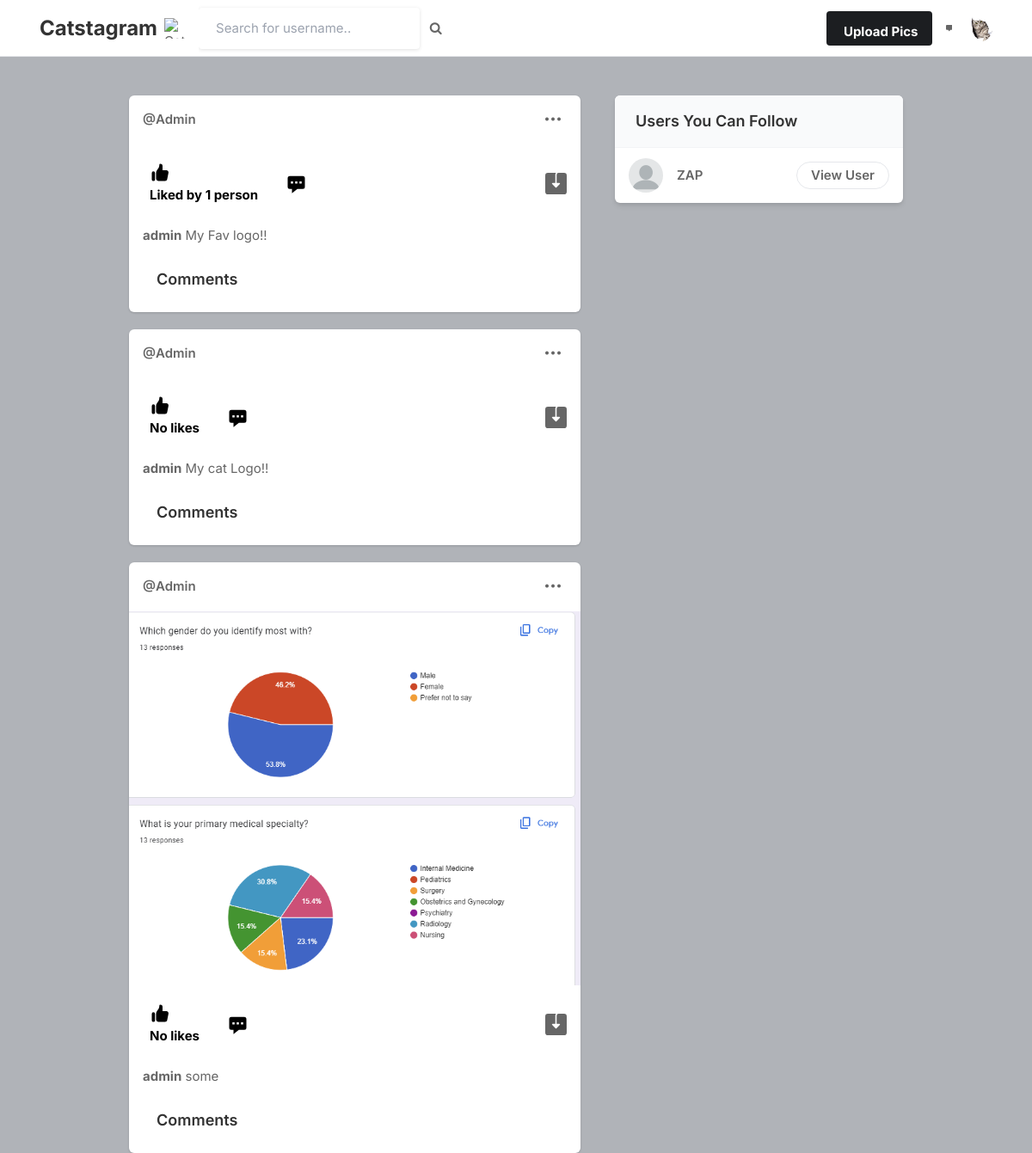
Screenshot of / (signed in) with the database file from the repository.
### core/models.py (models this page shows, shortened)
class Profile(models.Model):
    user = models.ForeignKey(User, on_delete=models.CASCADE)
    id_user = models.IntegerField()
    bio = models.TextField(blank=True)
    profileimg = models.ImageField(upload_to='profile_images', default='blank-profile-picture.png')
    location = models.CharField(max_length=100, blank=True)

class Post(models.Model):
    id = models.UUIDField(primary_key=True, default=uuid.uuid4)
    user = models.CharField(max_length=100)
    image = models.ImageField(upload_to='post_images')
    caption = models.TextField()
    created_at = models.DateTimeField(default=datetime.now)
    no_of_likes = models.IntegerField(default=0)

### core/views.py (the view)
# urls.py: path('', views.index, name='index'),
@login_required(login_url='signin')
def index(request):
        user_object = User.objects.get(username=request.user.username)
        user_profile = Profile.objects.get(user=user_object)
        user_following_list = []
        feed = []
        user_following = FollowersCount.objects.filter(follower=request.user.username)
        for users in user_following:
           user_following_list.append(users.user)
        for usernames in user_following_list:
            feed_lists = Post.objects.filter(user=usernames)
            feed.append(feed_lists)
        feed_list = list(chain(*feed))
        all_users = User.objects.all()
        user_following_all = []
        for user in user_following:
            user_list = User.objects.get(username=user.user)
            user_following_all.append(user_list)
        new_suggestions_list = [x for x in list(all_users) if (x not in list(user_following_all))]
        current_user = User.objects.filter(username=request.user.username)
        final_suggestions_list = [x for x in list(new_suggestions_list) if ( x not in list(current_user))]
        random.shuffle(final_suggestions_list)
        username_profile = []
        username_profile_list = []
        for users in final_suggestions_list:
            username_profile.append(users.id)
        for ids in username_profile:
            profile_lists = Profile.objects.filter(id_user=ids)
            username_profile_list.append(profile_lists)
        suggestions_username_profile_list = list(chain(*username_profile_list))
        posts = Post.objects.all()
        return render(request, 'index.html', {'user_profile': user_profile, 'posts':feed_list, 'suggestions_username_profile_list': suggestions_username_profile_list[:4]})

### templates/index.html (shortened to what this page needs)
{% load comments_xtd %}
{% load static %}
{% load comments %}
<!DOCTYPE html>
<html lang="en">
<head>
    <link rel="stylesheet" href="{% static 'assets/css/icons.css' %}">
    <link rel="stylesheet" href="{% static 'assets/css/uikit.css' %}">
    <link rel="stylesheet" href="{% static 'assets/css/style.css' %}">
    <link rel="stylesheet" href="{% static 'assets/css/tailwind.css' %}">
    <link rel="stylesheet" href="https://cdnjs.cloudflare.com/ajax/libs/font-awesome/4.7.0/css/font-awesome.min.css">
</head>
<body>
            <header>
                <div class="header_inner">
                    <header class="bg-gradient-to-r from-pink-500 to-purple-500 border-b border-gray-200 fixed top-0 left-0 right-0 z-10">
                        <div class="max-w-7xl mx-auto px-4 sm:px-6 lg:px-8">
                            <div class="flex justify-between items-center h-16">
                           <div class="flex-shrink-0 flex items-center">
                                     <h1 class="text-2xl font-bold text-blue mr-2">Catstagram</h1>
                                     <img src='https://media.geeksforgeeks.org/wp-content/uploads/20220609090809/download-200x200.png' alt="Cat Logo" class="w-6 h-6">
                                 </div>
                             </div>
                         </div>
                     </header>
                    <form action="/search" method="POST">
                    <div class="left-side">
                            <input type="text" name="username" placeholder="Search for username.."> &nbsp; &nbsp;
                            <button type="submit"><i class="fa fa-search fa-1x"></i></button>
                    </div>
                    </form>
                    <div class="right-side lg:pr-4">
                        <a href="#"
                            class="bg-pink-500 flex font-bold hidden hover:bg-pink-600 hover:text-white inline-block items-center lg:block max-h-10 mr-4 px-4 py-2 rounded shado text-white">
                              Upload Pics
                        </a>
                        <a href="#">
                            <img src="{{user_profile.profileimg.url}}" class="header-avatar" alt="">
                        </a>
                    </div>
                </div>
            </header>
            <div class="container m-auto">
                <div class="lg:flex justify-center lg:space-x-10 lg:space-y-0 space-y-5">
                    <div class="space-y-5 flex-shrink-0 lg:w-7/12">
                        {% for post in posts reversed %}
                        <div class="bg-white shadow rounded-md  -mx-2 lg:mx-0">
                            <div class="flex justify-between items-center px-4 py-3">
                                <div class="flex flex-1 items-center space-x-4">
                                    <span class="block capitalize font-semibold "> <a href="/profile/{{post.user}}">@{{post.user}}</a></span>
                                </div>
                              <div>
                                <a href="#"> <i class="icon-feather-more-horizontal text-2xl hover:bg-gray-200 rounded-full p-2 transition -mr-1 "></i> </a>
                              </div>
                            </div>
                            <div uk-lightbox>
                                <a href="{{post.image.url}}">
                                    <img src="{{post.image.url}}" alt="">
                                </a>
                            </div>
                            <div class="py-3 px-4 space-y-3">
                                <div class="flex space-x-4 lg:font-bold">
                                    <a href="/like-post?post_id={{post.id}}" class="flex items-center space-x-2">
                                        <div class="p-2 rounded-full text-black">
                                            {% if post.no_of_likes == 0 %}
                                            <p>No likes</p>
                                            {% elif post.no_of_likes == 1 %}
                                            <p>Liked by {{post.no_of_likes}} person</p>
                                            {% else %}
                                            <p>Liked by {{post.no_of_likes}} people</p>
                                            {% endif %}
                                        </div>
                                    </a>
                                    <a href="#" class="flex items-center space-x-2">
                                        <div class="p-2 rounded-full text-black">
                                            <svg xmlns="http://www.w3.org/2000/svg" viewBox="0 0 20 20" fill="currentColor" width="25" height="25" class="">
                                                <path fill-rule="evenodd" d="M18 5v8a2 2 0 01-2 2h-5l-5 4v-4H4a2 2 0 01-2-2V5a2 2 0 012-2h12a2 2 0 012 2zM7 8H5v2h2V8zm2 0h2v2H9V8zm6 0h-2v2h2V8z" clip-rule="evenodd" />
                                            </svg>
                                        </div>
                                    </a>
                                    <a href="{{post.images.url}}" class="flex items-center space-x-2 flex-1 justify-end" download>
                                    </a>
                                </div>
                                <p>
                                    <a href="/profile/{{post.user}}"><strong>{{post.user}}</strong></a> {{post.caption}}
                                </p>
                                <div class="py-3 px-4 space-y-3">
                                    <h3 class="text-lg font-semibold">Comments</h3>
                                </div>
                            </div>
                        </div>
                        {% endfor %}
                    </div>
                    <div class="lg:w-5/12">
                        <div class="bg-white  shadow-md rounded-md overflow-hidden">
                            <div class="bg-gray-50  border-b border-gray-100 flex items-baseline justify-between py-4 px-6 ">
                                <h2 class="font-semibold text-lg">Users You Can Follow</h2>
                            </div>
                            <div class="divide-gray-300 divide-gray-50 divide-opacity-50 divide-y px-4 ">
                                {% for suggestion in suggestions_username_profile_list %}
                                <div class="flex items-center justify-between py-3">
                                    <div class="flex flex-1 items-center space-x-4">
                                        <a href="/profile/{{suggestion.user}}">
                                            <img src="{{suggestion.profileimg.url}}" class="bg-gray-200 rounded-full w-10 h-10">
                                        </a>
                                        <div class="flex flex-col">
                                            <span class="block capitalize font-semibold"> {{suggestion.user}} </span>
                                        </div>
                                    </div>
                                    <a href="/profile/{{suggestion.user}}" class="border border-gray-200 font-semibold px-4 py-1 rounded-full hover:bg-pink-600 hover:text-white hover:border-pink-600 "> View User </a>
                                </div>
                                {% endfor %}
                            </div>
                        </div>
                    </div>
                </div>
            </div>
</body>
</html>

### static/assets/css/style.css (style rules this page uses)
body { background-color: #B0B3B8!important; }
button { vertical-align: middle; }
input { height: 48px; line-height: 48px; padding: 0 20px; outline: none; font-size: 15px; color: #808080; max-width: 100%; width: 100%; -webkit-box-sizing: border-box; box-sizing: border-box; display: block; font-weight: 400; opacity: 1; border-radius: 4px; border: none; -webkit-box-shadow: 0 1px 4px 0px rgba(0, 0, 0, 0.12); box-shadow: 0 1px 4px 0px rgba(0, 0, 0, 0.12); }
input[type="text"], input[type="password"], input[type="email"], input[type="number"] { height: 48px; line-height: 48px; padding: 0 20px; outline: none; font-size: 15px; color: #808080; max-width: 100%; width: 100%; -webkit-box-sizing: border-box; box-sizing: border-box; display: block; font-weight: 400; opacity: 1; border-radius: 4px; border: none; -webkit-box-shadow: 0 1px 4px 0px rgba(0, 0, 0, 0.12); box-shadow: 0 1px 4px 0px rgba(0, 0, 0, 0.12); }
input { -webkit-transition: all 0.1s ease-in-out; transition: all 0.1s ease-in-out; }
::placeholder { color: #808080; opacity: 1; }
button { border: none; margin: 0; padding: 0; width: auto; overflow: visible; background: transparent; color: inherit; font: inherit; line-height: normal; cursor: pointer; }
a { color: #be185d; -webkit-transition: 0.3s; transition: 0.3s; outline: none !important; }
button { outline: none !important; }
img { max-width: 100%; }
body { color: #666; font-size: 15px; line-height: 27px; background-color: #f0f2f5; font-family: "Inter", sans-serif; text-transform: none; }
body p { font-size: 15px; line-height: 27px; }
h1, h2, h3, h4, h5, h6 { font-family: "Inter", sans-serif; text-transform: none; }
input[type="text"], input[type="password"], input[type="email"] { font-family: "Inter", sans-serif; text-transform: none; }
button, body .pac-container { font-family: "Inter", sans-serif; text-transform: none; }
h1, h2, h3, h4, h5, h6 { color: #333; font-weight: 500; margin: 0; padding: 0; }
h1 { font-size: 32px; }
h2 { font-size: 26px; }
h3 { font-size: 22px; }
b, strong { font-weight: 700 !important; }
@media (min-width: 1024px) { .container { max-width: 900px !important; padding-top: 45px; } }
header { background-color: #fff; left: 0; right: 0; top: 0; z-index: 99; height: 66px; display: -webkit-box; display: -ms-flexbox; display: flex; -webkit-box-align: center; -ms-flex-align: center; align-items: center; border-bottom: 1px solid #e5e7eb; }
header .header_inner { display: -webkit-box; display: -ms-flexbox; display: flex; -webkit-box-align: center; -ms-flex-align: center; align-items: center; max-width: 1090px; margin: auto; width: 100%; max-width: 100% !important; padding: 0 30px; }
header .header_inner .left-side { display: -webkit-box; display: -ms-flexbox; display: flex; -webkit-box-align: center; -ms-flex-align: center; align-items: center; }
header .header_inner .right-side { display: -webkit-box; display: -ms-flexbox; display: flex; -webkit-box-align: center; -ms-flex-align: center; align-items: center; -webkit-box-pack: end; -ms-flex-pack: end; justify-content: flex-end; margin-left: auto; }
header .header_inner .right-side .header-avatar { width: 32px; height: 32px; border-radius: 100%; margin-left: 15px; }

### rows the page displays
Profile: profileimg (picture)
Post: user "Admin", no_of_likes "1", user "admin", caption "My Fav logo!!"
Post: user "Admin", no_of_likes "No likes", user "admin", caption "My cat Logo!!"
Post: user "Admin", image (picture), no_of_likes "No likes", user "admin", caption "some"
Profile: profileimg (placeholder picture), user "ZAP"
